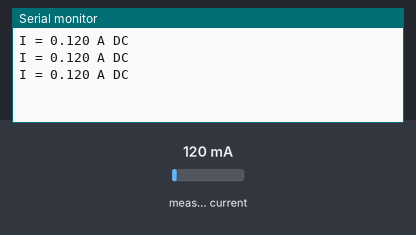
Recording of a sketch running on a simulated Arduino Uno, built with avr-gcc and run on an emulated ATmega328P. On the bench: the last lines printed to the serial monitor. Inputs (shaded band) come from the test bench; at power-on: measured current 120 mA.

Above: at 1.3 s.
1.4 s: measured current set to 40 mA
At 1.9 s:
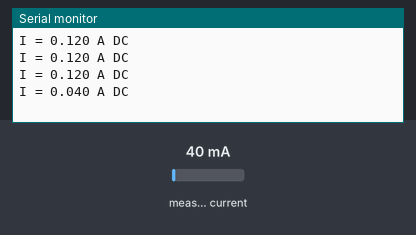
2.9 s: measured current set to 500 mA
At 3.4 s:
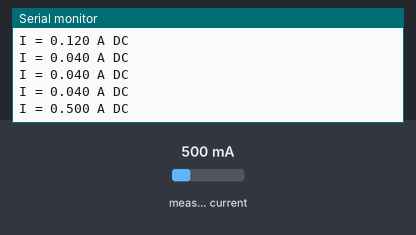
Timing chart, 0 to 5.9 s (numbered marks = the images above; inputs shaded):
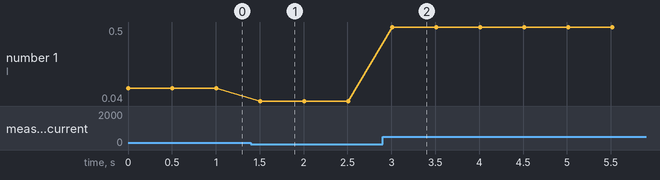

Measured:
- after the input at 1.4 s, the serial monitor: prints a new line after 0.10 s (image 1)
- after the input at 2.9 s, the serial monitor: prints a new line after 0.11 s (image 2)
- plotted number 1: 0.12 → 0.04 after the input at 1.4 s, 0.04 → 0.5 after the input at 2.9 s

The sketch:

current_test.ino
```cpp
#include "ACS712.h"

#define sensorInput A0  // sensor connects to analog 0
#define DC              // define AC for Alternating current

ACS712 sensor(ACS712_30A, sensorInput);

void setup() {
  Serial.begin(9600);
  sensor.calibrate();  // try not to draw any current when reset or run the arduino to help calibration process
}

void loop() {

  float currentReading;


  #ifdef DC
    currentReading = sensor.getCurrentDC();     // measure DC current
  #else
    currentReading = sensor.getCurrentAC(50);   // measure AC current at specified frequency (Hz)
  #endif

  Serial.print("I = ");
  Serial.print(currentReading, 3);
  Serial.print(" A");

  #ifdef DC
    Serial.println(" DC");
  #else
    Serial.println(" AC");
  #endif

  delay(500);
}
```
